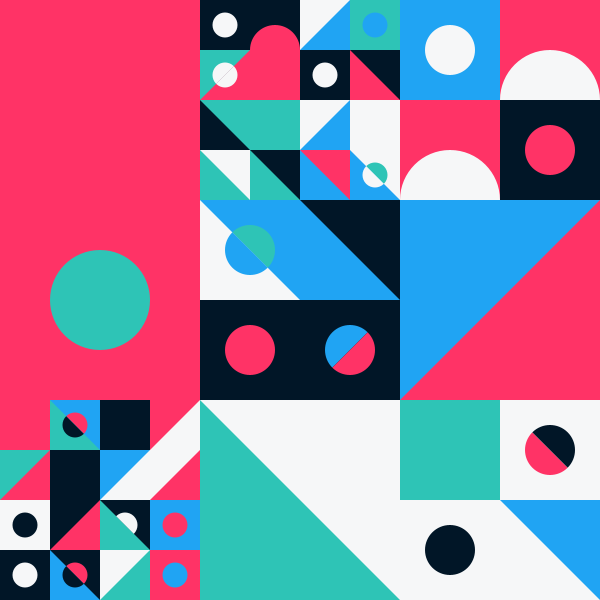
Frame 1 (no input)
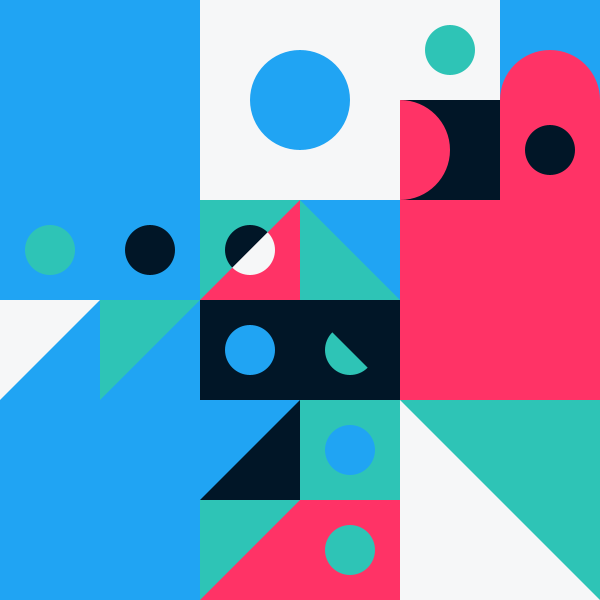
Frame 2 (the mouse pressed at the canvas centre, redrawn once)

The Processing sketch that drew these frames (run headless with seeded random() and noise(); the mouse was pressed at the canvas centre and the sketch redrawn once):

// Processing sketch: random_tile_grid_adv
// ── random_tile_grid_adv.pde
color[] palette = {#011627, #ff3366, #2ec4b6, #f6f7f8, #20a4f3};

void setup() {
  size(600, 600);
  pixelDensity(2);
  noLoop();
  noStroke();
  strokeWeight(2);
  strokeCap(SQUARE);
}

void draw() {
  int size = width / 3;
  int halfSize = size / 2;
  int quartSize = halfSize/2;

  for (int x = 0; x < width; x += size) {
    for (int y = 0; y < height; y += size) {
      if (random(1) < 0.5) {
        if (random(1) < 0.2) {
          // Double divide
          // Top left
          makeTile(x, y, quartSize);
          makeTile(x + quartSize, y, quartSize);
          makeTile(x, y + quartSize, quartSize);
          makeTile(x + quartSize, y + quartSize, quartSize);
          
          // Top right
          makeTile(x + halfSize, y, quartSize);
          makeTile(x + halfSize + quartSize, y, quartSize);
          makeTile(x + halfSize, y + quartSize, quartSize);
          makeTile(x + halfSize + quartSize, y + quartSize, quartSize);
          
          // Bottom left
          makeTile(x, y + halfSize, quartSize);
          makeTile(x + quartSize, y + halfSize, quartSize);
          makeTile(x, y + halfSize + quartSize, quartSize);
          makeTile(x + quartSize, y + halfSize + quartSize, quartSize);
          
          // Bottom right
          makeTile(x + halfSize, y + halfSize, quartSize);
          makeTile(x + halfSize + quartSize, y + halfSize, quartSize);
          makeTile(x + halfSize, y + halfSize + quartSize, quartSize);
          makeTile(x + halfSize + quartSize, y + halfSize + quartSize, quartSize);
        } else {
          // Make four small tiles
          makeTile(x, y, halfSize);
          makeTile(x + halfSize, y, halfSize);
          makeTile(x, y + halfSize, halfSize);
          makeTile(x + halfSize, y + halfSize, halfSize);
        }
      } else {
        // Make big tile
        makeTile(x, y, size);
      }
    }
  }
}

void makeTile(int x, int y, int tileSize) {
  float halfSize = tileSize / 2;
  // Shuffle colors
  fill(randomColor(palette));
  rect(x, y, tileSize, tileSize);

  push();
  translate(x + halfSize, y + halfSize);
  float[] rotations = { 0, PI/2, PI, 3 * PI/2 };
  rotate(rotations[int(random(rotations.length))]);

  // Draw a random shape
  float noiseValue = noise(x, y);
  if (noiseValue < 0.25) {
    // Draw circle
    fill(randomColor(palette));
    arc(-halfSize, 0, tileSize, tileSize, -PI/2, PI/2);
  } else if (noiseValue >= 0.25 && noiseValue < 0.35) {
    fill(randomColor(palette));
    // Draw circle thing
    fill(randomColor(palette));
    triangle(-halfSize, -halfSize, halfSize, halfSize, -halfSize, halfSize);
    fill(randomColor(palette));
    arc(0, 0, halfSize, halfSize, PI/4, 5*PI/4);
    rotate(PI);
    fill(randomColor(palette));
    arc(0, 0, halfSize, halfSize, PI/4, 5*PI/4);
  } else if (noiseValue >= 0.45 && noiseValue < 0.7) {
    // Draw triangle
    fill(randomColor(palette));
    triangle(-halfSize, -halfSize, halfSize, halfSize, -halfSize, halfSize);
  } else {
    // Draw ellipse
    fill(randomColor(palette));
    ellipse(0, 0, halfSize, halfSize);
  }
  pop();
}

void keyPressed() {
  if (key == 's' || key == 'S') {
    save("tilegrid.png");
    println("Saving image");
  }
  if (key == ENTER) {
    redraw();
  }
}

color randomColor(color[] inputArray) {
  int length = inputArray.length;
  return inputArray[int(random(length))];
}

void drawRandomShape(int tileSize, int halfSize) {
  // Draw rings
  noFill();
  stroke(randomColor(palette));
  arc(-halfSize, -halfSize, tileSize, tileSize, 0, PI/2);
  arc(-halfSize, -halfSize, tileSize * 1.5, tileSize * 1.5, 0, PI/2);
  arc(-halfSize, -halfSize, tileSize * 2, tileSize * 2, 0, PI/2);
}
